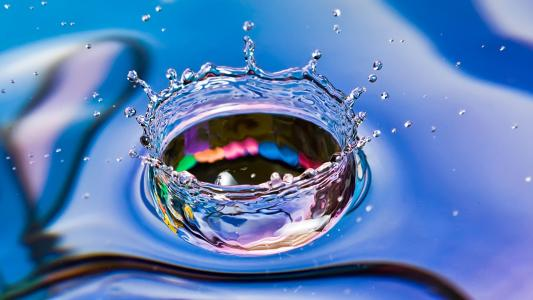
#> input picture image/water.jpg, 533 x 300 px, found by its file name
$ python image_smothing.py   (older library calls are emulated)
#> lines starting #> are read from the running program, lines starting #| are printed output that depends on the picture
# coding=utf-8
"""
Blur the images with various low pass filters
详情参见 https://docs.opencv.org/3.1.0/d4/d13/tutorial_py_filtering.html

分类:
1. low-pass filters(LPF)
2. high-pass filters(HPF)

作用:
 LPF helps in removing noises, blurring the images etc.
 HPF filters helps in finding edges in the images.

image blur是通过低通滤波器卷积图像实现, 可以有效的移除噪音,
           实际上是从图像中移除了高频信息(noise, edge),
           所以通过这个操作, 边缘也被模糊了一点, 当然这里有blur技术
           不会 blur edge

Gaussian blurring is highly effective in removing gaussian noise from the image.

盐椒噪音 Salt-and-pepper noise

椒盐噪声是指两种噪声，一种是盐噪声（salt noise），另一种是胡椒噪声（pepper noise）。
盐=白色，椒=黑色。前者是高灰度噪声，后者属于低灰度噪声。一般两种噪声同时出现，呈现在图像上就是黑白杂点。

Salt-and-pepper noise is a form of noise sometimes seen on images.
It is also known as impulse noise. This noise can be caused by sharp and sudden disturbances in the image signal.
It presents itself as sparsely occurring white and black pixels.
An effective noise reduction method for this type of noise is a median filter or a morphological filter.

cv2.bilateralFilter() is highly effective in noise removal while keeping edges sharp


双边滤波器:
双边滤波器在空间中也采用高斯滤波器，但是还有一个高斯滤波器是像素差的函数。
空间的高斯函数确保只有附近的像素被考虑用于模糊，而高斯函数的强度差异确保只有
那些与中心像素具有相似强度的像素被认为是模糊的。所以它保留了边缘，因为边缘的像素会有很大的强度变化。
"""

from __future__ import print_function
import cv2
import numpy as np
from matplotlib import pyplot as plt

GRID = "/home/wangbin/PycharmProjects/learn_opencv/image/grid.png"
B2W = "/home/wangbin/PycharmProjects/learn_opencv/image/b2w.jpg"
WM = "/home/wangbin/PycharmProjects/learn_opencv/image/watermelon.png"
JTH = "/home/wangbin/PycharmProjects/learn_opencv/image/jiath.jpg"
WATER = "/home/wangbin/PycharmProjects/learn_opencv/image/water.jpg"
BUG = "/home/wangbin/PycharmProjects/learn_opencv/image/bug.jpeg"
FLOW = "/home/wangbin/PycharmProjects/learn_opencv/image/predict.png"
TEXTURE = "/home/wangbin/PycharmProjects/learn_opencv/image/texture.jpg"
BI = "/home/wangbin/PycharmProjects/learn_opencv/image/bilateral.jpeg"


def cv_filter():
    filter_size = 5
    img = cv2.imread(WATER)
#> img is the input picture: shape (300, 533, 3); mean B, G, R 182.5, 127, 88.5
    kernel = np.ones([filter_size, filter_size], dtype=np.float)/np.square(filter_size)
    filter_2d = cv2.filter2D(img, -1, kernel)
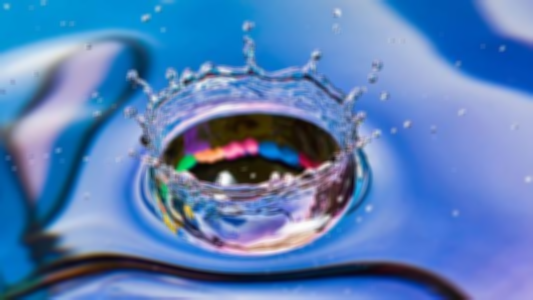
#> filter_2d: shape (300, 533, 3); mean B, G, R 182.5, 127, 88.5
    box_filter = cv2.boxFilter(img, -1, (3, 3))  # 默认normalize=True
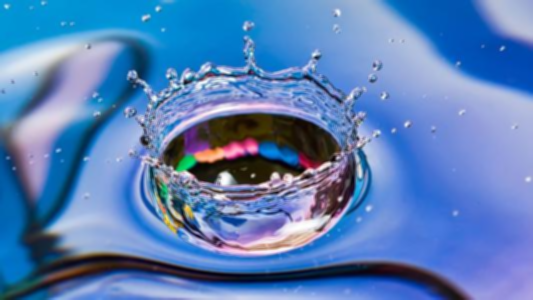
#> box_filter: shape (300, 533, 3); mean B, G, R 182.5, 127, 88.5
    blur = cv2.blur(img, (3, 3))

    plt.subplot(141)
    plt.imshow(img)
    plt.title("original image")
    plt.xticks([]), plt.yticks([])

    plt.subplot(142)
    plt.imshow(filter_2d)
    plt.title("filter_2d")
    plt.xticks([]), plt.yticks([])

    plt.subplot(143)
    plt.imshow(box_filter)
    plt.title("box_filter")
    plt.xticks([]), plt.yticks([])

    plt.subplot(144)
    plt.imshow(blur)
    plt.title("blur")
    plt.xticks([]), plt.yticks([])

    fig = plt.gcf()
    fig.set_size_inches(20, 8)
    plt.show()
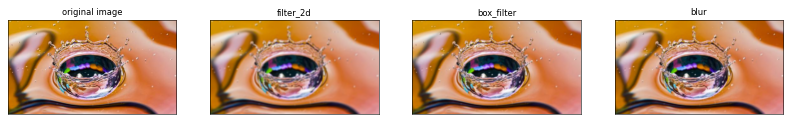
#> figure drawn by matplotlib, 4 panels; B, G, R data is drawn as R, G, B


# [60 lines left out: functions salt_pepper, cv_bilateral, not called in this run]


if __name__ == "__main__":
    cv_filter()
    # salt_pepper()
    # cv_bilateral()

$ run again, with image/adaptive.png saved as image/water.jpg
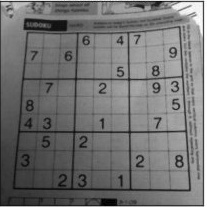
#> input picture image/adaptive.png, 207 x 207 px, found by its file name
#> in cv_filter, img is the input picture: shape (207, 207, 3); min 0, max 255, mean 113.9
#> in cv_filter, `box_filter = cv2.boxFilter(img, -1, (3, 3))`:
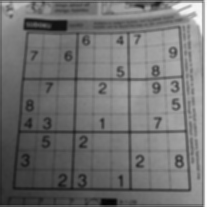
#> box_filter: shape (207, 207, 3); min 3, max 255, mean 113.4
#> in cv_filter, `plt.show()`:
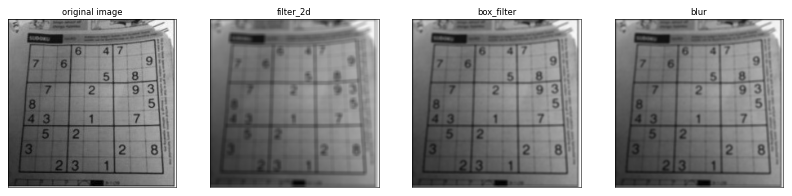
#> figure drawn by matplotlib, 4 panels
